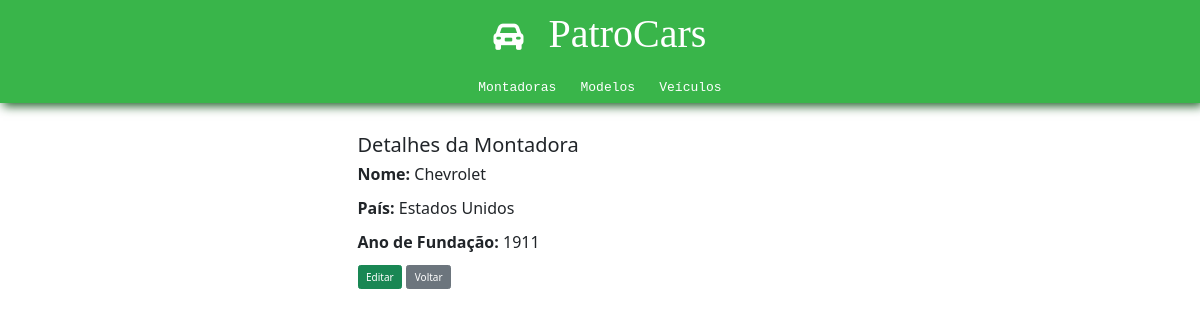
/patrocars/montadoras/01JACR2W3C2DSNTGPFDTRBSS46/, run on the app's committed database.
### patrocars/models.py (models this page shows, shortened)
class Montadora(models.Model):
    id = models.CharField(primary_key=True, default=ulid.new, editable=False, max_length=26)
    nome = models.CharField(max_length=100)
    pais = models.CharField(max_length=100)
    ano_fundacao = models.IntegerField()

### patrocars/views.py (the view)
# urls.py: path('montadoras/<str:montadora_id>/', views.detalhe_montadora, name='detalhe_montadora'),
def detalhe_montadora(request, montadora_id):
    montadora = get_object_or_404(Montadora, id=montadora_id)
    return render(request, 'patrocars/montadoras/detalhe_montadora.html', {'montadora': montadora})

### patrocars/templates/patrocars/montadoras/detalhe_montadora.html
{% include 'patrocars/partials/head.html' %}
<body>
    {% include 'patrocars/partials/header.html' %}
    <div class="container-sm mt-5" style="width: 500px;">
        <h2>Detalhes da Montadora</h2>
        <p><strong>Nome:</strong> {{ montadora.nome }}</p>
        <p><strong>País:</strong> {{ montadora.pais }}</p>
        <p><strong>Ano de Fundação:</strong> {{ montadora.ano_fundacao }}</p>
        <button class="btn btn-success"><a href="{% url 'patrocars:editar_montadora' montadora.id %}">Editar</a></button>
        <button class="btn btn-secondary"><a href="{% url 'patrocars:lista_montadoras' %}">Voltar</a></button>
    </div>
</body>
</html>

### patrocars/static/patrocars/css/style.css (style rules this page uses)
* { margin: 0; padding: 0; box-sizing: border-box; }
html { font-size: 62.5%; }
body { font-size: 1.6rem; }
a { text-decoration: none; color: white; }

### data on the page
Montadora: nome "Chevrolet", pais "Estados Unidos", ano_fundacao "1911"
